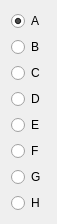
   <widget class="QWidget" name="">
    <property name="geometry">
     <rect>
      <x>20</x>
      <y>240</y>
      <width>32</width>
      <height>180</height>
     </rect>
    </property>
    <layout class="QVBoxLayout" name="verticalLayout_2">
     <item>
      <widget class="QRadioButton" name="radioButton_7">
       <property name="text">
        <string>A</string>
       </property>
       <property name="checked">
        <bool>true</bool>
       </property>
      </widget>
     </item>
     <item>
      <widget class="QRadioButton" name="radioButton_8">
       <property name="text">
        <string>B</string>
       </property>
      </widget>
     </item>
     <item>
      <widget class="QRadioButton" name="radioButton_9">
       <property name="text">
        <string>C</string>
       </property>
      </widget>
     </item>
     <item>
      <widget class="QRadioButton" name="radioButton_10">
       <property name="text">
        <string>D</string>
       </property>
      </widget>
     </item>
     <item>
      <widget class="QRadioButton" name="radioButton_11">
       <property name="text">
        <string>E</string>
       </property>
      </widget>
     </item>
     <item>
      <widget class="QRadioButton" name="radioButton_12">
       <property name="text">
        <string>F</string>
       </property>
      </widget>
     </item>
     <item>
      <widget class="QRadioButton" name="radioButton_13">
       <property name="text">
        <string>G</string>
       </property>
      </widget>
     </item>
     <item>
      <widget class="QRadioButton" name="radioButton_14">
       <property name="text">
        <string>H</string>
       </property>
      </widget>
     </item>
    </layout>
   </widget>
